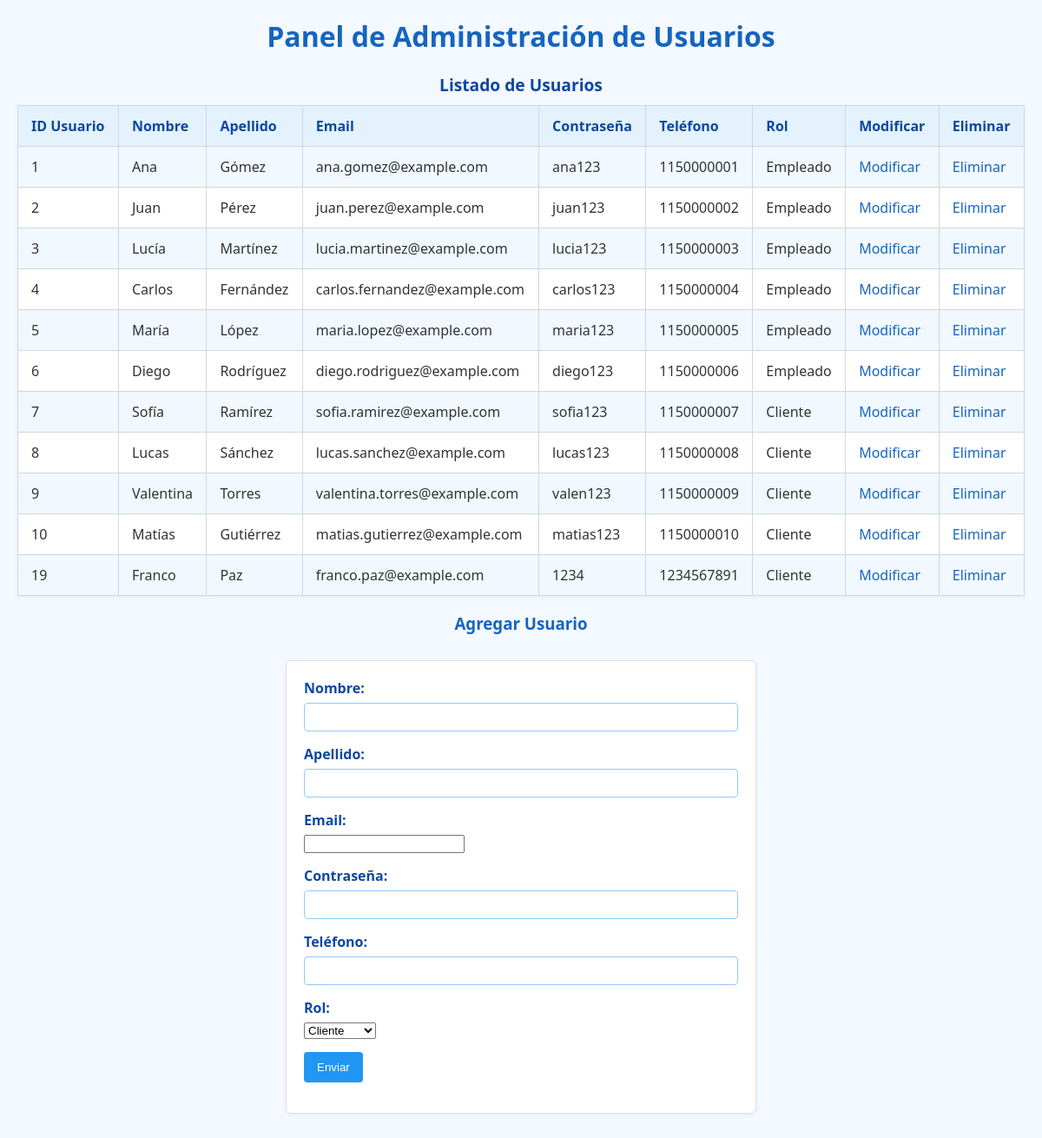
Screenshot of /admin/usuarios/adminUsuario.php with the database file from the repository.
### tables this page shows
CREATE TABLE `usuario` (
  `id_usuario` int(11) NOT NULL,
  `nombre` varchar(20) NOT NULL,
  `apellido` varchar(20) NOT NULL,
  `email` varchar(40) NOT NULL,
  `contrasenia` varchar(40) NOT NULL,
  `telefono` varchar(20) NOT NULL
);

### admin/usuarios/adminUsuario.php (the view, shortened to what this page needs)
<?php
$con = ConexionBD::obtenerInstancia()->obtenerConexion();
if ($con != NULL) {
    echo "
    <a href=\"../admin.php\">
    <h1>Panel de Administración de Usuarios</h1>
    </a>
    ";
    $consulta = "SELECT * FROM usuario";
    $respuesta = mysqli_query($con, $consulta);
    echo "
    <table border='1'>
        <caption>Listado de Usuarios</caption>
        <tr>
            <th>ID Usuario</th>
            <th>Nombre</th>
            <th>Apellido</th>
            <th>Email</th>
            <th>Contraseña</th>
            <th>Teléfono</th>
            <th>Rol</th>
            <th>Modificar</th>
            <th>Eliminar</th>
        </tr>
    ";
    while ($fila = mysqli_fetch_array($respuesta)) {
        $rol = ($fila['id_usuario'] <= 6) ? 'Empleado' : 'Cliente';
        echo "
        <tr>
            <td>{$fila['id_usuario']}</td>
            <td>{$fila['nombre']}</td>
            <td>{$fila['apellido']}</td>
            <td>{$fila['email']}</td>
            <td>{$fila['contrasenia']}</td>
            <td>{$fila['telefono']}</td>
            <td>$rol</td>
            <td><a href='modificar.php?id={$fila['id_usuario']}'>Modificar</a></td>
            <td><a href='eliminar.php?id={$fila['id_usuario']}'>Eliminar</a></td>
        </tr>
        ";
    }
    echo "</table>";
}
?>
<head>
    <link rel="stylesheet" href="../styles.css">
</head>
<h3>Agregar Usuario</h3>
<form action="agregar.php" method="post">
    <div>
        <label for="nombre">Nombre:</label>
        <input id="nombre" name="nombre" type="text" required>
    </div>
    <div>
        <label for="apellido">Apellido:</label>
        <input id="apellido" name="apellido" type="text" required>
    </div>
    <div>
        <label for="email">Email:</label>
        <input id="email" name="email" type="email" required>
    </div>
    <div>
        <label for="contrasenia">Contraseña:</label>
        <input id="contrasenia" name="contrasenia" type="text" required>
    </div>
    <div>
        <label for="telefono">Teléfono:</label>
        <input id="telefono" name="telefono" type="text" required>
    </div>
    <div>
        <label for="rol">Rol:</label>
        <select name="rol" id="rol" required>
            <option value="cliente">Cliente</option>
        </select>
    </div>
    <div>
        <input type="submit" value="Enviar">
    </div>
</form>

### admin/styles.css (style rules this page uses)
h1, h2, h3 { color: #1565c0; text-align: center; }
table { width: 100%; border-collapse: collapse; margin-top: 20px; background-color: #ffffff; box-shadow: 0 2px 5px rgba(0, 0, 0, 0.05); }
table caption { font-size: 1.2em; margin-bottom: 10px; color: #0d47a1; font-weight: bold; }
th, td { padding: 12px 15px; border: 1px solid #cfd8dc; text-align: left; }
th { background-color: #e3f2fd; color: #0d47a1; }
tr:nth-child(even) { background-color: #f1f8ff; }
a { color: #1565c0; text-decoration: none; }
form { margin-top: 20px; max-width: 500px; padding: 20px; background-color: #ffffff; border: 1px solid #e0e0e0; border-radius: 6px; box-shadow: 0 2px 5px rgba(0, 0, 0, 0.05); margin: 30px auto; }
form div { margin-bottom: 15px; }
label { display: block; margin-bottom: 6px; font-weight: bold; color: #0d47a1; }
input[type="text"], input[type="number"], input[type="date"], input[type="file"] { width: 100%; padding: 8px; border: 1px solid #90caf9; border-radius: 4px; box-sizing: border-box; }
input[type="submit"] { background-color: #2196f3; color: white; border: none; padding: 10px 15px; border-radius: 4px; cursor: pointer; }

### rows the page displays
usuario: id_usuario "1", nombre "Ana", apellido "Gómez", email "ana.gomez@example.com", contrasenia "ana123", telefono "1150000001", id_usuario "Empleado"
usuario: id_usuario "2", nombre "Juan", apellido "Pérez", email "juan.perez@example.com", contrasenia "juan123", telefono "1150000002", id_usuario "Empleado"
usuario: id_usuario "3", nombre "Lucía", apellido "Martínez", email "lucia.martinez@example.com", contrasenia "lucia123", telefono "1150000003", id_usuario "Empleado"
usuario: id_usuario "4", nombre "Carlos", apellido "Fernández", email "carlos.fernandez@example.com", contrasenia "carlos123", telefono "1150000004", id_usuario "Empleado"
usuario: id_usuario "5", nombre "María", apellido "López", email "maria.lopez@example.com", contrasenia "maria123", telefono "1150000005", id_usuario "Empleado"
usuario: id_usuario "6", nombre "Diego", apellido "Rodríguez", email "diego.rodriguez@example.com", contrasenia "diego123", telefono "1150000006", id_usuario "Empleado"
usuario: id_usuario "7", nombre "Sofía", apellido "Ramírez", email "sofia.ramirez@example.com", contrasenia "sofia123", telefono "1150000007", id_usuario "Cliente"
usuario: id_usuario "8", nombre "Lucas", apellido "Sánchez", email "lucas.sanchez@example.com", contrasenia "lucas123", telefono "1150000008", id_usuario "Cliente"
usuario: id_usuario "9", nombre "Valentina", apellido "Torres", email "valentina.torres@example.com", contrasenia "valen123", telefono "1150000009", id_usuario "Cliente"
usuario: id_usuario "10", nombre "Matías", apellido "Gutiérrez", email "matias.gutierrez@example.com", contrasenia "matias123", telefono "1150000010", id_usuario "Cliente"
usuario: id_usuario "19", nombre "Franco", apellido "Paz", email "franco.paz@example.com", contrasenia "1234", telefono "1234567891", id_usuario "Cliente"
